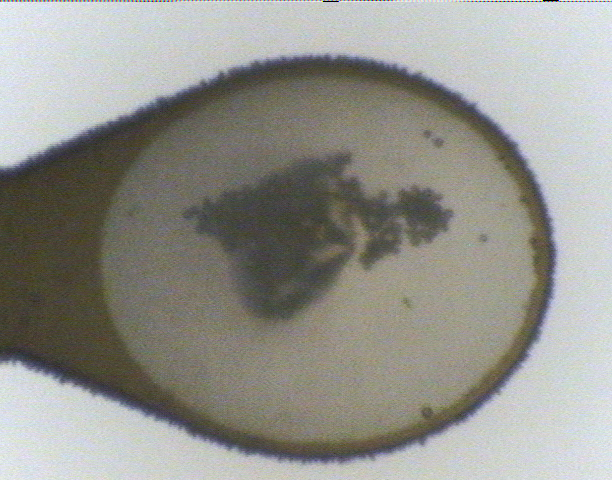
#> input picture Libs/test.ppm, 612 x 480 px
$ python ana00.py ../test.ppm
#> lines starting #> are read from the running program, lines starting #| are printed output that depends on the picture; after the words box and inside, x2 and y2 are one past the last pixel; in counts of white or black regions, pixels touching at a corner belong together
import cv2
import sys

# スライド1の画像を読み込み（グレースケール変換）
image_slide1 = cv2.imread(sys.argv[1], cv2.IMREAD_GRAYSCALE)
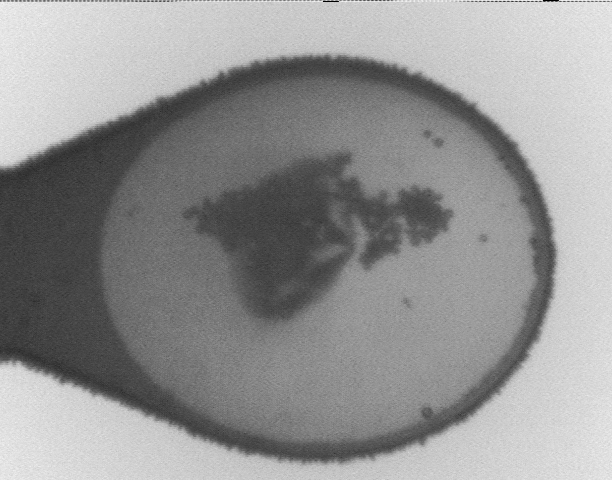
#> image_slide1: shape (480, 612); min 0, max 243, mean 147.5

# 二値化処理（背景と結晶を分離）
_, binary_image = cv2.threshold(image_slide1, 200, 255, cv2.THRESH_BINARY_INV)
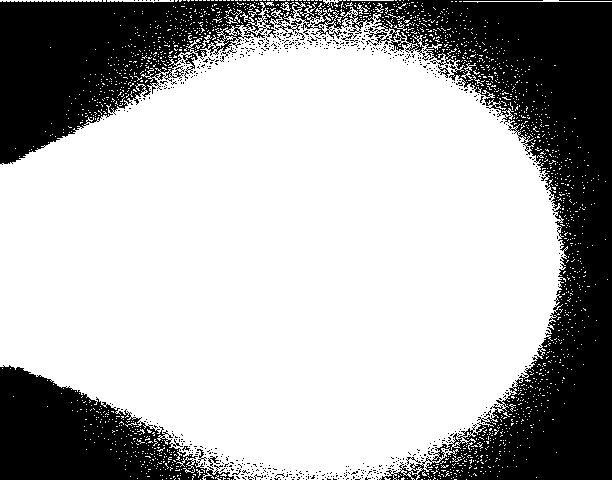
#> binary_image: shape (480, 612); 68.7% white; 590 black regions (580 under 20 px)

# 輪郭検出
contours, _ = cv2.findContours(binary_image, cv2.RETR_EXTERNAL, cv2.CHAIN_APPROX_SIMPLE)
#> contours = 1786 contours, 1780 with area under 20; largest, box (x1, y1, x2, y2) and area: (0, 2, 568, 480) 198635, (0, 0, 102, 2) 76, (107, 0, 174, 3) 55, (280, 2, 291, 11) 24, (461, 63, 476, 81) 21, (202, 35, 212, 48) 21

# 結果を描画
output_image = cv2.cvtColor(image_slide1, cv2.COLOR_GRAY2BGR)
cv2.drawContours(output_image, contours, -1, (0, 0, 255), 2)
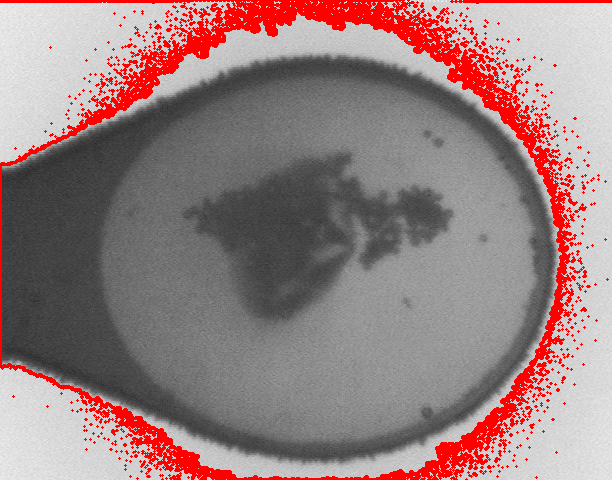
#> output_image: shape (480, 612, 3); mean B, G, R 128, 128, 153

# 抽出した輪郭画像を保存
contour_image_path = "/mnt/data/contours_slide1.png"
cv2.imwrite(contour_image_path, output_image)

# 結果画像を表示
cv2.imshow("Contours on Slide 1", output_image)
cv2.waitKey(0)
